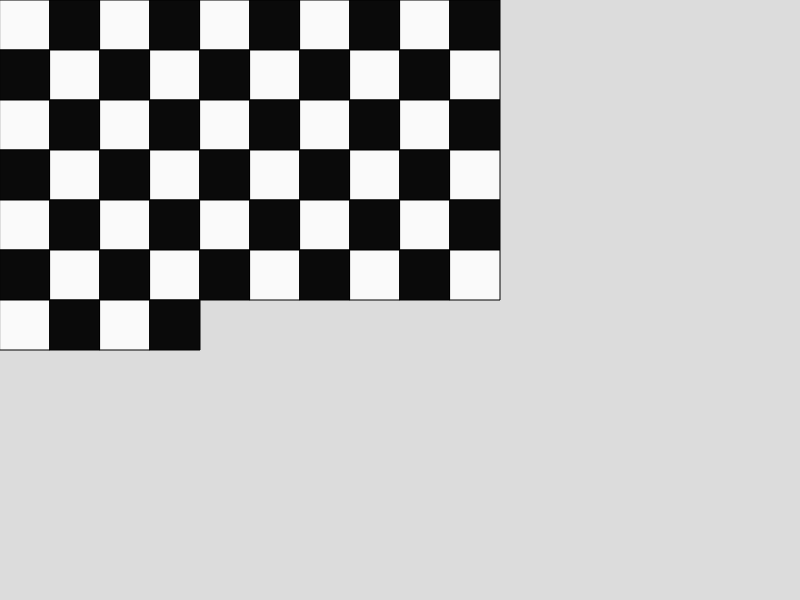
Frame 1 (no input)
Frame 60 (no input): identical to frame 1, image omitted
Frame 120 (the mouse pressed at the canvas centre since frame 60): identical to frame 1, image omitted

The p5.js sketch that drew this single still picture (run headless with seeded random() and noise() and a simulated clock; from frame 60 on, the mouse is pressed at the canvas centre):

// p5.js sketch
// ── sketch.js
function setup() {
    createCanvas(800, 600);
}
const tileSize = 50;
const columns = 10;
function draw() {
    background(220);
    for(let i = 0; i < 64; i++){
        if((i +(Math.floor(i / columns) %2)) % 2== 1){
            fill(10);
        } else{
            fill(250)
        }
        rect(i %columns * tileSize, tileSize * Math.floor(i / columns), tileSize, tileSize);
    }
    
}
